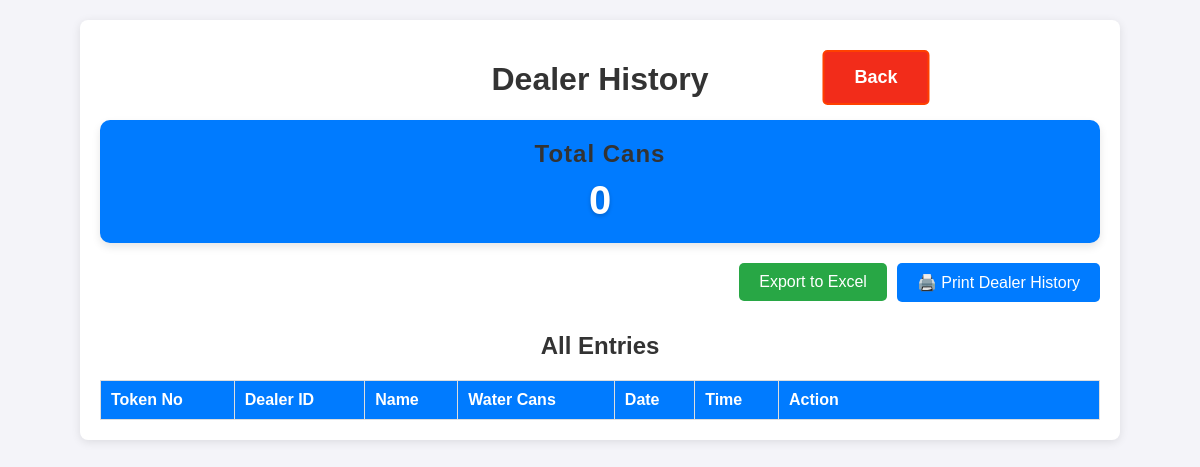
Page /history-mini on the earlier database version.
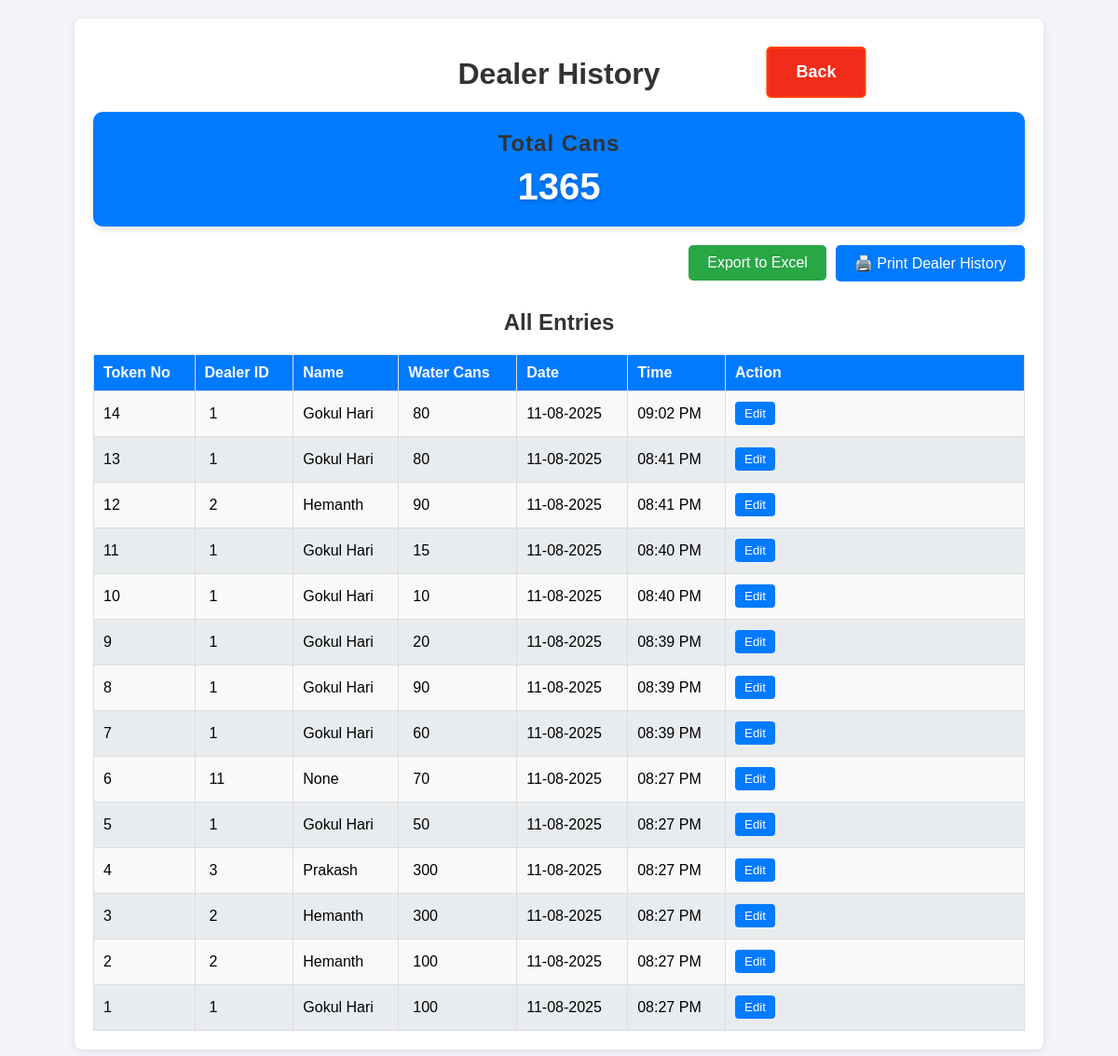
Same page on the later database version.
### app.py (models this page shows, shortened)
class Dealer_details(db.Model):
    id = db.Column(db.Integer, primary_key=True)
    dealer_id = db.Column(db.String(100), nullable=False, unique=True)
    name = db.Column(db.String(100), nullable=False)
    mobile = db.Column(db.String(15), nullable=False)
    address = db.Column(db.String(400), nullable=True)
    aadhaar_file = db.Column(db.String(400))  # Path to Aadhaar copy
    photo_file = db.Column(db.String(400))

class Dealer(db.Model):
    id = db.Column(db.Integer, primary_key=True)
    dealer_id = db.Column(db.String(100), nullable=False)
    water_can_count = db.Column(db.Integer, nullable=False)
    timestamp = db.Column(db.DateTime, default=datetime.now)
    token_id = db.Column(db.Integer, nullable=False)  # Daily resetting token ID
    @property
    def formatted_date(self):
        return self.timestamp.strftime("%d-%m-%Y")  # Format the date
    @property
    def formatted_time(self):
        return self.timestamp.strftime("%I:%M %p")  # Format the time in 12-hour format

### app.py (the view)
@app.route('/history-mini', methods=['GET'])
def history_mini(msg=None):
    filtered_data, filter_type = get_filtered_data(request)
    dealer_id_filter = request.args.get('dealer_id', '')  # Default is an empty string
    date_from = request.args.get('date_from', '')
    date_to = request.args.get('date_to', '')
    total_cans = sum(dealer.water_can_count for dealer, dealer_name in filtered_data)
    return render_template('history-mini.html', data=filtered_data,
                            dealer_id=dealer_id_filter,
                            date_from=date_from,
                            date_to=date_to,
                            total_cans=total_cans,
                            filter_type=filter_type,
                            msg=msg)

### templates/history-mini.html (shortened to what this page needs)
<!DOCTYPE html>
<html lang="en">
<head>
    <link rel="stylesheet" href="/static/styles.css">
</head>
<body>
    <div class="container history_container">
        <h1>Dealer History</h1>
         <div class="total-cans-card">
            <h2>Total Cans</h2>
            <div class="total-cans-number">{{ total_cans }}</div>
        </div>
        <div class="export-options hide-on-print">
            <form action="/export" method="get">
                <button type="submit" class="export-button">Export to Excel</button>
            </form>
            <div style="text-align: right; margin-bottom: 10px;">
                <button class="print_btn" onclick="window.print()">
                    🖨️ Print Dealer History
                </button>
            </div>
        </div>
        <a href="/" class="back">Back</a>
        <h2>All Entries</h2>
        <table class="history_data">
            <thead>
                <tr>
                    <th>Token No</th>
                    <th>Dealer ID</th>
                    <th>Name</th>
                    <th>Water Cans</th>
                    <th>Date</th>
                    <th>Time</th>
                    <th class="history_action">Action</th>
                </tr>
            </thead>
            <tbody>
                {% for dealer, dealer_name in data %}
                <tr>
                    <td>{{ dealer.token_id }}</td>
                    <td><input type="text" id="dealer_id_{{ dealer.id }}" value="{{ dealer.dealer_id }}" readonly></td>
                    <td>{{ dealer_name }}</td>
                    <td><input type="number" id="water_can_{{ dealer.id }}" value="{{ dealer.water_can_count }}" readonly></td>
                    <td>{{ dealer.formatted_date }}</td>
                    <td>{{ dealer.formatted_time }}</td>
                    <td>
                        <button class="edit" onclick="enableEdit({{ dealer.id }})">Edit</button>
                    </td>
                </tr>
                {% endfor %}
            </tbody>
        </table>
    </div>
</body>
</html>

Differences in the rows shown:
now on this page (row unchanged): Dealer_details: token_id "14", dealer_id "1", name "Gokul Hari", water_can_count "80", formatted_date "11-08-2025", formatted_time "09:02 PM", token_id "13", formatted_time "08:41 PM", token_id "11", water_can_count "15", formatted_time "08:40 PM", token_id "10", water_can_count "10", token_id "9", water_can_count "20", formatted_time "08:39 PM", token_id "8", water_can_count "90", token_id "7", water_can_count "60", token_id "5", water_can_count "50", formatted_time "08:27 PM", token_id "1", water_can_count "100"
now on this page (row unchanged): Dealer_details: token_id "12", dealer_id "2", name "Hemanth", water_can_count "90", formatted_date "11-08-2025", formatted_time "08:41 PM", token_id "3", water_can_count "300", formatted_time "08:27 PM", token_id "2", water_can_count "100"
added Dealer: token_id "6", dealer_id "11", dealer_name "None", water_can_count "70", formatted_date "11-08-2025", formatted_time "08:27 PM"
now on this page (row unchanged): Dealer_details: token_id "4", dealer_id "3", name "Prakash", water_can_count "300", formatted_date "11-08-2025", formatted_time "08:27 PM"
Other differences:
{{ total_cans }}: "0" → "1365"
